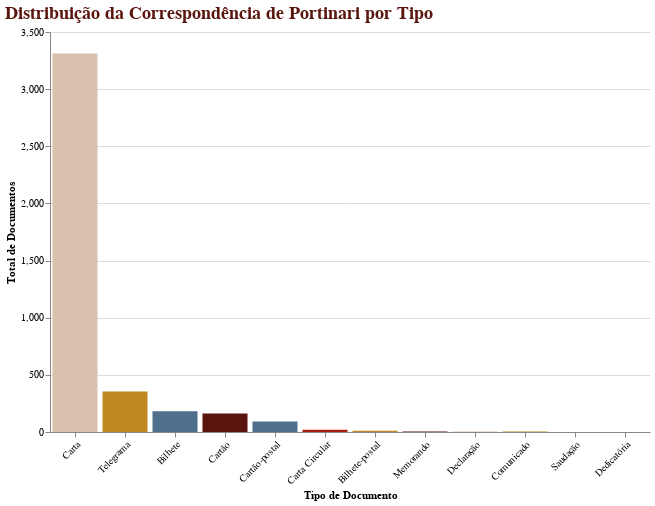

Notebook source saved alongside this figure:
### Code cell
import pandas as pd
import altair as alt

# 1. Carregar os dados
df = pd.read_csv('Data/dados_finais.csv')

# 2. Preparar os dados (contagem por tipo)
tipo_counts = df['tipo_doc'].value_counts().reset_index()
tipo_counts.columns = ['tipo_doc', 'quantidade']

# 3. Definir sua paleta de cores personalizada
cores_portinari = ['#4F6F8C', '#BF8821', '#D9C2AD', '#A62014', '#59150E']

# 4. Criar o gráfico no Altair
chart = alt.Chart(tipo_counts).mark_bar().encode(
    # Eixo X ordenado pela quantidade (descendente)
    x=alt.X('tipo_doc:N', 
            sort='-y', 
            title='Tipo de Documento',
            axis=alt.Axis(labelAngle=-45)),
    
    # Eixo Y com a contagem
    y=alt.Y('quantidade:Q', 
            title='Total de Documentos'),
    
    # Cores baseadas na sua paleta
    color=alt.Color('tipo_doc:N', 
                    scale=alt.Scale(range=cores_portinari), 
                    legend=None),
    
    # Tooltip interativo (aparece ao passar o mouse)
    tooltip=['tipo_doc', 'quantidade']
).properties(
    title='Distribuição da Correspondência de Portinari por Tipo',
    width=600,
    height=400
).configure_title(
    fontSize=18,
    font='Arial',
    anchor='start',
    color='#59150E' # Usando o Vinho da sua paleta no título
).configure_view(
    strokeWidth=0 # Remove a borda ao redor do gráfico
)

# 5. Exibir o gráfico
chart.show()
# Se estiver no Jupyter/VS Code, basta digitar apenas 'chart' na última linha

### Figure 1 — Vega-Lite specification as saved in the notebook (floating-point values rounded to 4 significant figures)
{"config": {"view": {"continuousWidth": 300, "continuousHeight": 300, "strokeWidth": 0}, "title": {"anchor": "start", "color": "#59150E", "font": "Arial", "fontSize": 18}}, "data": {"name": "data-71c36133928020e2ebd81b4256df2bfc"}, "mark": {"type": "bar"}, "encoding": {"color": {"field": "tipo_doc", "legend": null, "scale": {"range": ["#4F6F8C", "#BF8821", "#D9C2AD", "#A62014", "#59150E"]}, "type": "nominal"}, "tooltip": [{"field": "tipo_doc", "type": "nominal"}, {"field": "quantidade", "type": "quantitative"}], "x": {"axis": {"labelAngle": -45}, "field": "tipo_doc", "sort": "-y", "title": "Tipo de Documento", "type": "nominal"}, "y": {"field": "quantidade", "title": "Total de Documentos", "type": "quantitative"}}, "height": 400, "title": "Distribuição da Correspondência de Portinari por Tipo", "width": 600, "$schema": "https://vega.github.io/schema/vega-lite/v6.1.0.json", "datasets": {"data-71c36133928020e2ebd81b4256df2bfc": [{"tipo_doc": "Carta", "quantidade": 3312}, {"tipo_doc": "Telegrama", "quantidade": 355}, {"tipo_doc": "Bilhete", "quantidade": 182}, {"tipo_doc": "Cartão", "quantidade": 162}, {"tipo_doc": "Cartão-postal", "quantidade": 91}, {"tipo_doc": "Carta Circular", "quantidade": 19}, {"tipo_doc": "Bilhete-postal", "quantidade": 10}, {"tipo_doc": "Memorando", "quantidade": 5}, {"tipo_doc": "Declaração", "quantidade": 5}, {"tipo_doc": "Comunicado", "quantidade": 4}, {"tipo_doc": "Saudação", "quantidade": 1}, {"tipo_doc": "Dedicatória", "quantidade": 1}]}}
